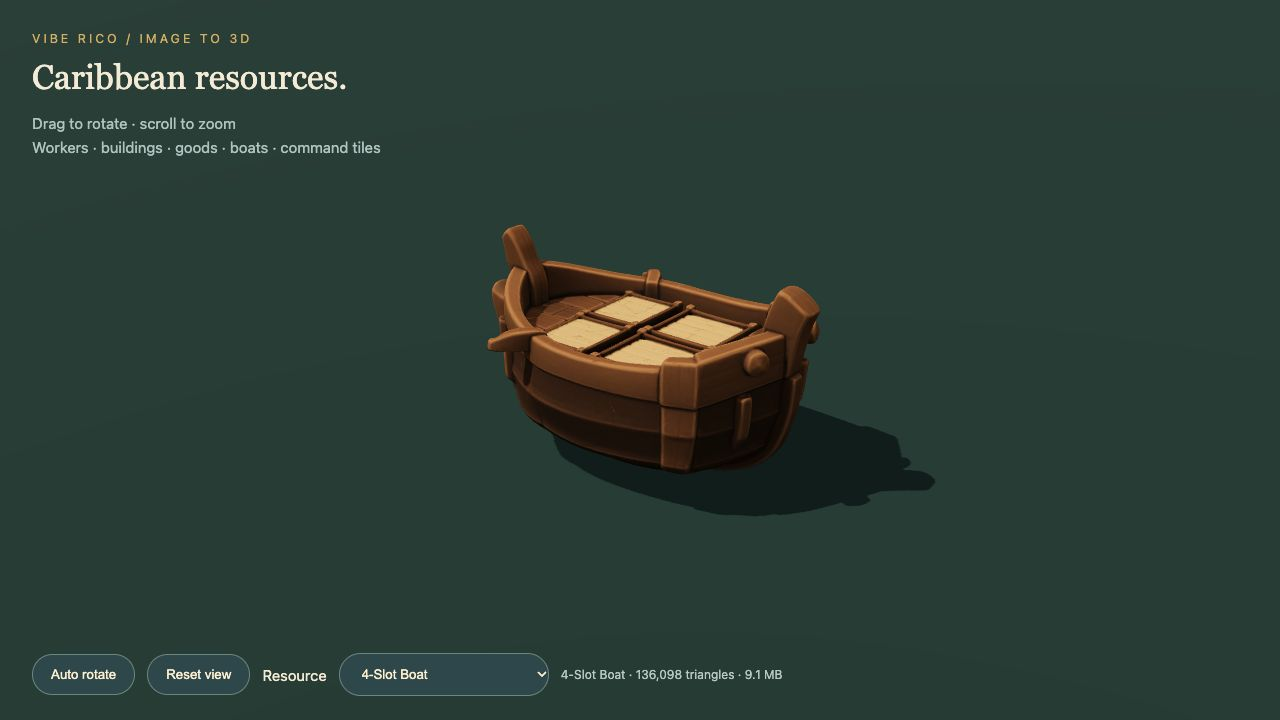
#> input picture assets/image-to-3d/resources-api/previews/4-Slot Boat.png, 1280 x 720 px; its folder holds only this picture in this run
$ python contact.py
#> lines starting #> are read from the running program, lines starting #| are printed output that depends on the picture
from pathlib import Path
from PIL import Image,ImageDraw
import json
P=Path(__file__).parent
items=[r for r in json.loads((P/'manifest.json').read_text()) if (P/'previews'/f"{r['name']}.png").exists()]
#> (reads assets/image-to-3d/resources-api/manifest.json from the repository)
out=Image.new('RGB',(1200,260*((len(items)+2)//3)),'#19383b');draw=ImageDraw.Draw(out)
#> after `out = Image.new('RGB', (1200, 260 * ((len(items) + 2) // 3)), '#19383b`:
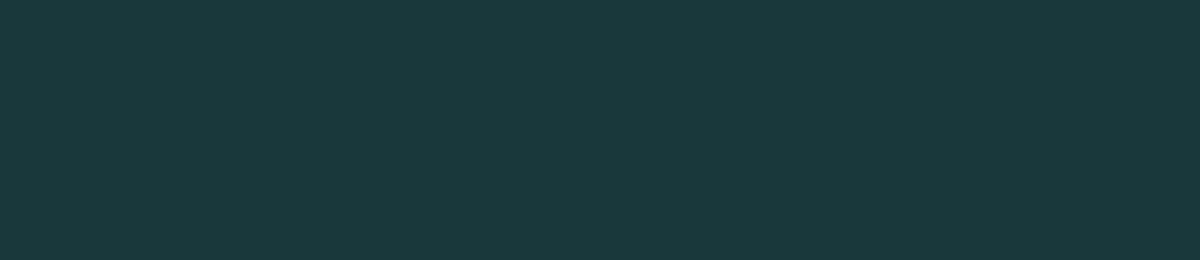
#> out: PIL image 1200x260 RGB; mean R, G, B 25, 56, 59
for i,r in enumerate(items):
 im=Image.open(P/'previews'/f"{r['name']}.png").resize((400,225));x=i%3*400;y=i//3*260;out.paste(im,(x,y));draw.text((x+12,y+235),r['name'],fill='white')
#> after `out.paste(im, (x, y))`:
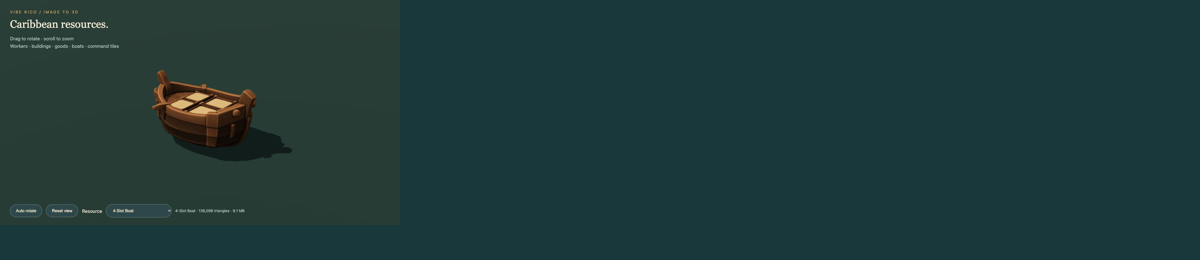
#> out: PIL image 1200x260 RGB; mean R, G, B 30.3, 57.5, 57.4
out.save(P/'collection-preview.jpg')
for start in range(0,len(items),6):out.crop((0,start//3*260,1200,min((start+6)//3*260,out.height))).save(P/f'review-{start//6+1}.jpg')
